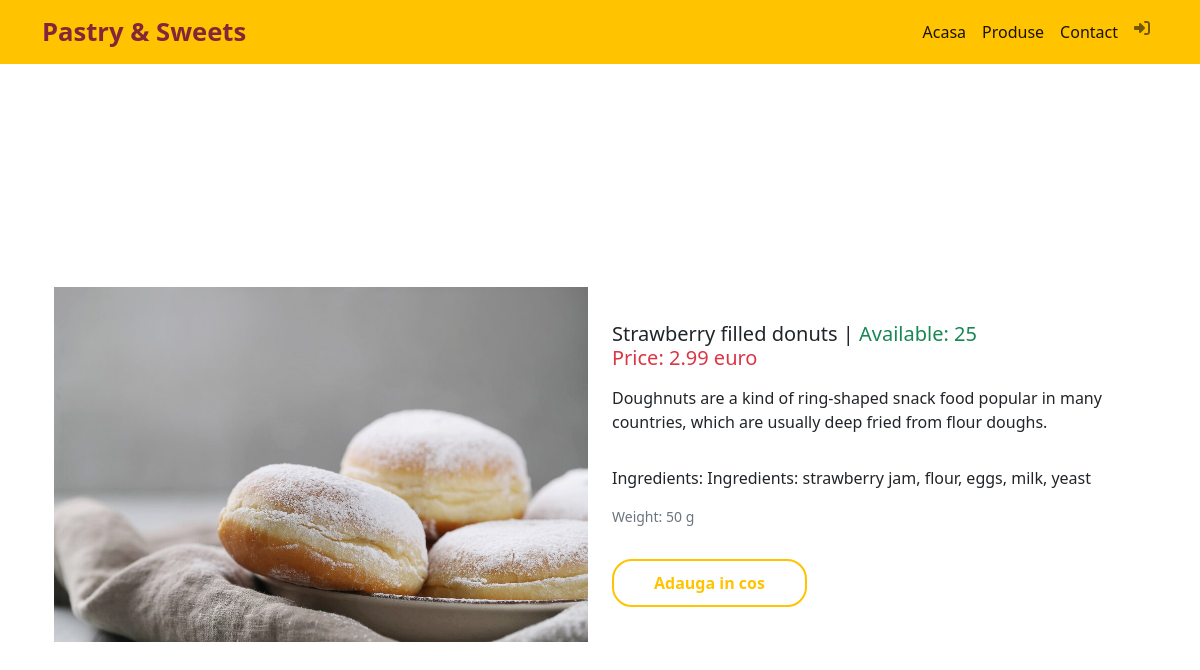
Screenshot of /product/2/ with the database file from the repository.
### products_app/models/product.py (models this page shows, shortened)
class Product(models.Model):
    name = models.CharField(max_length=100)
    description = models.TextField()
    price = models.DecimalField(max_digits=10, decimal_places=2)
    image = models.ImageField(upload_to='product_images/', null=True, blank=True)
    available_quantity = models.PositiveIntegerField(default=0)
    ingredients = models.TextField(null=True)
    weight_grams = models.PositiveIntegerField(default=0)
    category = models.ForeignKey(Category, on_delete=models.CASCADE)
    manufacturer = models.ForeignKey(Manufacturer, on_delete=models.CASCADE)

### products_app/views.py (the view)
# urls.py: path('product/<int:product_id>/', product_detail, name='product'),
def product_detail(request, product_id):
    product = get_object_or_404(Product, pk=product_id)
    return render(request, 'products_app/product.html', {'product': product})

### products_app/templates/products_app/product.html
{% extends "sweet_market_place_app/base.html" %}
{% block content %}
<div class="container">
    <div class="row d-flex justify-content-center align-items-center" style="height: 100vh;">
        <div class="col">
            <img src="{{ product.image.url }}" alt="{{ product.name }} Image" class="img-fluid">
        </div>
        <div class="col">
            <div class="row">
                <h5 class="card-title">{{ product.name }} | <span class="text-success">Available: {{product.available_quantity}}</span></h5>
                <h5 class="card-title text-danger">Price: {{ product.price }} euro</h5>
                <p class="card-text"><p> {{product.description}}</p>
                <p class="card-text"><p>Ingredients: {{product.ingredients}}</p>
                <p class="card-text"><small class="text-muted">Weight: {{ product.weight_grams }} g</small></p>
            </div>
            {% if user %}
                <a href="{% url 'sweet_market_place_app:add_to_cart' product_id=product.id %}">
                    <button class="btn-custom-reverse spaced-top-2">Adauga in cos</button>
                </a>
            {% endif %}
        </div>
    </div>
</div>
{% endblock %}

### sweet_market_place_app/templates/sweet_market_place_app/base.html (shortened to what this page needs)
{% load static %}
<html lang="en">
<head>
    <link rel="stylesheet" href="https://cdn.jsdelivr.net/npm/bootstrap@5.2.3/dist/css/bootstrap.min.css">
    <link rel="stylesheet" href="https://cdnjs.cloudflare.com/ajax/libs/font-awesome/6.1.0/css/all.min.css">
    <link rel="stylesheet" type="text/css" href="{% static 'css/base.css' %}"/>
</head>
<body>
    {% include "sweet_market_place_app/navbar.html" %}
    <div class="container">
        {% block content %}{% endblock %}
    </div>
</body>
</html>

### sweet_market_place_app/templates/sweet_market_place_app/navbar.html (shortened to what this page needs)
{% block navbar %}
<nav class="navbar navbar-expand-lg navbar-light bg-light">
  <div class="container-fluid container">
    <a class="navbar-brand brand-logo" href="/">Pastry & Sweets</a>
    <div class="d-flex">
      <div class="collapse navbar-collapse" id="navbarNavAltMarkup">
        <div class="navbar-nav">
          <a class="nav-link active" aria-current="page" href="/">Acasa</a>
          <a class="nav-link active" aria-current="page" href="{% url 'products_app:products' %}">Produse</a>
          <a class="nav-link active" aria-current="page" href="{% url 'sweet_market_place_app:contact' %}">Contact</a>
          {% if user.is_authenticated %}
            <a class="nav-link" href="{#}" title="Deautentificare"> Hi, {{user.username}}
              <i class="fas fa-user"></i>
            </a>
            <form class="nav-link" action="{% url 'logout' %}" method="POST">
              {% csrf_token %}
              <button class="logout-button" type="submit">
                <i class="fas fa-sign-out-alt"></i>
              </button>
            </form>
            <a class="nav-link" href="{% url 'sweet_market_place_app:shopping_cart' %}" title="Coșul tău">
              <i class="fa-solid fa-shopping-cart"></i>
            </a>
          {% else %}
            <a class="nav-link" href="{% url 'accounts_app:login' %}" title="Autentificare">
              <i class="fa-solid fa-sign-in-alt"></i>
            </a>
          {% endif %}
        </div>
      </div>
    </div>
  </div>
</nav>
{% endblock %}

### static/css/base.css (style rules this page uses)
.navbar { background-color: #FFC300 !important; }
.spaced-top-2 { margin-top: 2em; }
.btn-custom-reverse { font-weight: bold; background-color: #FFFFFF; padding: 10px 40px; border-radius: 20px; border: 2px solid #FFC300; color: #FFC300; }
.brand-logo { color: #822739; font-size: 1.6em; font-weight: bold; }

### rows the page displays
Product: image (picture), name "Strawberry filled donuts", available_quantity "25", price "2.99", description "Doughnuts are a kind of ring-shaped snack food popular in many countries, which are usually deep fried from flour doughs.", ingredients "Ingredients: strawberry jam, flour, eggs, milk, yeast", weight_grams "50"
